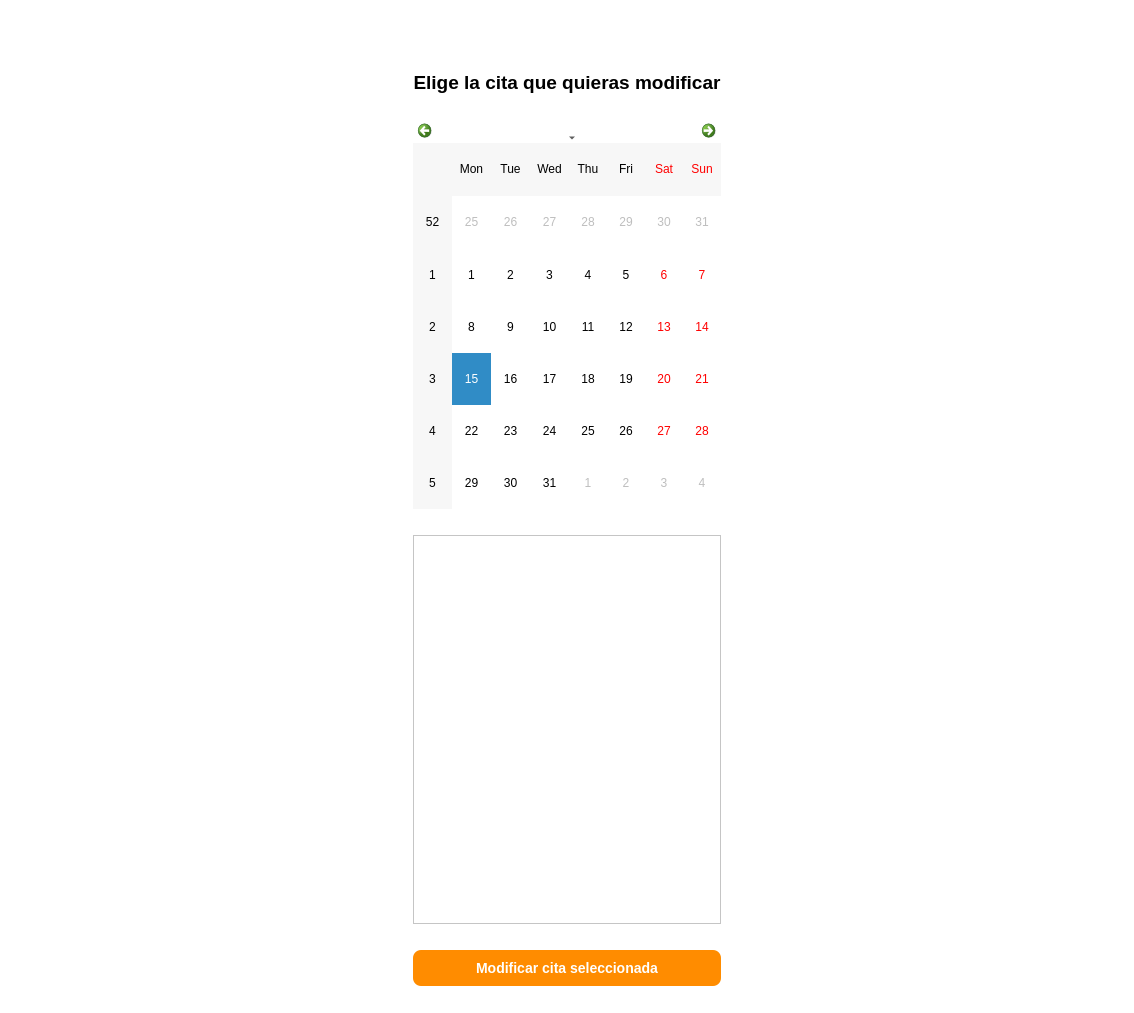
<?xml version="1.0" encoding="UTF-8"?>
<ui version="4.0">
 <class>MainWindow</class>
 <widget class="QMainWindow" name="MainWindow">
  <property name="geometry">
   <rect>
    <x>0</x>
    <y>0</y>
    <width>1134</width>
    <height>1013</height>
   </rect>
  </property>
  <property name="font">
   <font>
    <family>Arial</family>
    <italic>false</italic>
    <stylestrategy>PreferAntialias</stylestrategy>
   </font>
  </property>
  <property name="cursor">
   <cursorShape>ArrowCursor</cursorShape>
  </property>
  <property name="mouseTracking">
   <bool>false</bool>
  </property>
  <property name="windowTitle">
   <string>MainWindow</string>
  </property>
  <property name="autoFillBackground">
   <bool>false</bool>
  </property>
  <property name="styleSheet">
   <string notr="true">/* Pone el fondo de la ventana en blanco */
QMainWindow {
    background-color: #FFFFFF;
}

QWidget {
    background-color: white;
}


/* Estilo para las cajas de texto (DNI y Contraseña) */
QLineEdit {
    border: 2px solid #2980B9; /* Borde azul KiVet */
    border-radius: 5px;
    padding: 5px;
}</string>
  </property>
  <widget class="QWidget" name="centralwidget">
   <property name="styleSheet">
    <string notr="true"/>
   </property>
   <layout class="QHBoxLayout" name="horizontalLayout">
    <item>
     <spacer name="verticalSpacer_13">
      <property name="orientation">
       <enum>Qt::Vertical</enum>
      </property>
      <property name="sizeHint" stdset="0">
       <size>
        <width>20</width>
        <height>40</height>
       </size>
      </property>
     </spacer>
    </item>
    <item>
     <spacer name="verticalSpacer_17">
      <property name="orientation">
       <enum>Qt::Vertical</enum>
      </property>
      <property name="sizeHint" stdset="0">
       <size>
        <width>20</width>
        <height>40</height>
       </size>
      </property>
     </spacer>
    </item>
    <item>
     <spacer name="verticalSpacer_21">
      <property name="orientation">
       <enum>Qt::Vertical</enum>
      </property>
      <property name="sizeHint" stdset="0">
       <size>
        <width>20</width>
        <height>40</height>
       </size>
      </property>
     </spacer>
    </item>
    <item>
     <spacer name="horizontalSpacer_3">
      <property name="orientation">
       <enum>Qt::Horizontal</enum>
      </property>
      <property name="sizeHint" stdset="0">
       <size>
        <width>40</width>
        <height>20</height>
       </size>
      </property>
     </spacer>
    </item>
    <item>
     <widget class="QWidget" name="widget_5" native="true">
      <property name="styleSheet">
       <string notr="true"/>
      </property>
      <layout class="QVBoxLayout" name="verticalLayout_5">
       <item>
        <widget class="QWidget" name="widget_6" native="true">
         <property name="font">
          <font>
           <kerning>true</kerning>
          </font>
         </property>
         <property name="cursor">
          <cursorShape>ArrowCursor</cursorShape>
         </property>
         <property name="focusPolicy">
          <enum>Qt::NoFocus</enum>
         </property>
         <layout class="QHBoxLayout" name="horizontalLayout_2">
          <item>
           <widget class="QLabel" name="label_5">
            <property name="text">
             <string/>
            </property>
           </widget>
          </item>
          <item>
           <widget class="QLabel" name="label_6">
            <property name="text">
             <string/>
            </property>
           </widget>
          </item>
          <item>
           <spacer name="horizontalSpacer">
            <property name="orientation">
             <enum>Qt::Horizontal</enum>
            </property>
            <property name="sizeHint" stdset="0">
             <size>
              <width>40</width>
              <height>20</height>
             </size>
            </property>
           </spacer>
          </item>
          <item>
           <widget class="QLabel" name="label_8">
            <property name="text">
             <string/>
            </property>
           </widget>
          </item>
          <item>
           <widget class="QLabel" name="label_3">
            <property name="maximumSize">
             <size>
              <width>800</width>
              <height>1000</height>
             </size>
            </property>
            <property name="font">
             <font>
              <weight>50</weight>
              <bold>false</bold>
             </font>
            </property>
            <property name="layoutDirection">
             <enum>Qt::LeftToRight</enum>
            </property>
            <property name="text">
             <string/>
            </property>
            <property name="pixmap">
             <pixmap resource="../imagenes/recursos.qrc">:/imagenes/logoKiVet.jpg</pixmap>
            </property>
            <property name="scaledContents">
             <bool>true</bool>
            </property>
            <property name="alignment">
             <set>Qt::AlignCenter</set>
            </property>
            <property name="wordWrap">
             <bool>false</bool>
            </property>
            <property name="indent">
             <number>-1</number>
            </property>
            <property name="openExternalLinks">
             <bool>false</bool>
            </property>
           </widget>
          </item>
          <item>
           <spacer name="horizontalSpacer_2">
            <property name="orientation">
             <enum>Qt::Horizontal</enum>
            </property>
            <property name="sizeHint" stdset="0">
             <size>
              <width>40</width>
              <height>20</height>
             </size>
            </property>
           </spacer>
          </item>
          <item>
           <widget class="QLabel" name="label_9">
            <property name="text">
             <string/>
            </property>
           </widget>
          </item>
          <item>
           <widget class="QLabel" name="label_7">
            <property name="text">
             <string/>
            </property>
           </widget>
          </item>
          <item>
           <widget class="QLabel" name="label_4">
            <property name="text">
             <string/>
            </property>
           </widget>
          </item>
         </layout>
        </widget>
       </item>
       <item>
        <widget class="QWidget" name="widget_7" native="true">
         <layout class="QVBoxLayout" name="verticalLayout_2">
          <item>
           <widget class="QLabel" name="label">
            <property name="font">
             <font>
              <pointsize>14</pointsize>
              <weight>75</weight>
              <bold>true</bold>
             </font>
            </property>
            <property name="text">
             <string>Elige la cita que quieras modificar</string>
            </property>
            <property name="alignment">
             <set>Qt::AlignCenter</set>
            </property>
           </widget>
          </item>
          <item>
           <spacer name="horizontalSpacer_7">
            <property name="orientation">
             <enum>Qt::Horizontal</enum>
            </property>
            <property name="sizeHint" stdset="0">
             <size>
              <width>40</width>
              <height>20</height>
             </size>
            </property>
           </spacer>
          </item>
          <item>
           <widget class="QCalendarWidget" name="calendarioCitas"/>
          </item>
          <item>
           <spacer name="horizontalSpacer_4">
            <property name="orientation">
             <enum>Qt::Horizontal</enum>
            </property>
            <property name="sizeHint" stdset="0">
             <size>
              <width>40</width>
              <height>20</height>
             </size>
            </property>
           </spacer>
          </item>
          <item>
           <widget class="QTableWidget" name="tablaCitasVet"/>
          </item>
          <item>
           <spacer name="horizontalSpacer_8">
            <property name="orientation">
             <enum>Qt::Horizontal</enum>
            </property>
            <property name="sizeHint" stdset="0">
             <size>
              <width>40</width>
              <height>20</height>
             </size>
            </property>
           </spacer>
          </item>
          <item>
           <widget class="QPushButton" name="btnModificarCita">
            <property name="styleSheet">
             <string notr="true">/* Le da el color naranja corporativo al botón principal */
QPushButton#btnModificarCita {
    background-color: #FF8C00;
    color: white;
    border-radius: 8px; /* Redondea los bordes */
    padding: 10px;
    font-weight: bold;
    font-size: 14px;
}

/* Efecto para cuando el usuario pase el dedo/ratón por encima */
QPushButton#btnModificarCita:hover {
    background-color: #E67E22;
}</string>
            </property>
            <property name="text">
             <string>Modificar cita seleccionada</string>
            </property>
           </widget>
          </item>
         </layout>
        </widget>
       </item>
      </layout>
     </widget>
    </item>
    <item>
     <spacer name="horizontalSpacer_6">
      <property name="orientation">
       <enum>Qt::Horizontal</enum>
      </property>
      <property name="sizeHint" stdset="0">
       <size>
        <width>40</width>
        <height>20</height>
       </size>
      </property>
     </spacer>
    </item>
    <item>
     <spacer name="verticalSpacer_22">
      <property name="orientation">
       <enum>Qt::Vertical</enum>
      </property>
      <property name="sizeHint" stdset="0">
       <size>
        <width>20</width>
        <height>40</height>
       </size>
      </property>
     </spacer>
    </item>
    <item>
     <spacer name="verticalSpacer_14">
      <property name="orientation">
       <enum>Qt::Vertical</enum>
      </property>
      <property name="sizeHint" stdset="0">
       <size>
        <width>20</width>
        <height>40</height>
       </size>
      </property>
     </spacer>
    </item>
    <item>
     <spacer name="verticalSpacer_18">
      <property name="orientation">
       <enum>Qt::Vertical</enum>
      </property>
      <property name="sizeHint" stdset="0">
       <size>
        <width>20</width>
        <height>40</height>
       </size>
      </property>
     </spacer>
    </item>
   </layout>
  </widget>
 </widget>
 <resources>
  <include location="../imagenes/recursos.qrc"/>
 </resources>
 <connections/>
</ui>
